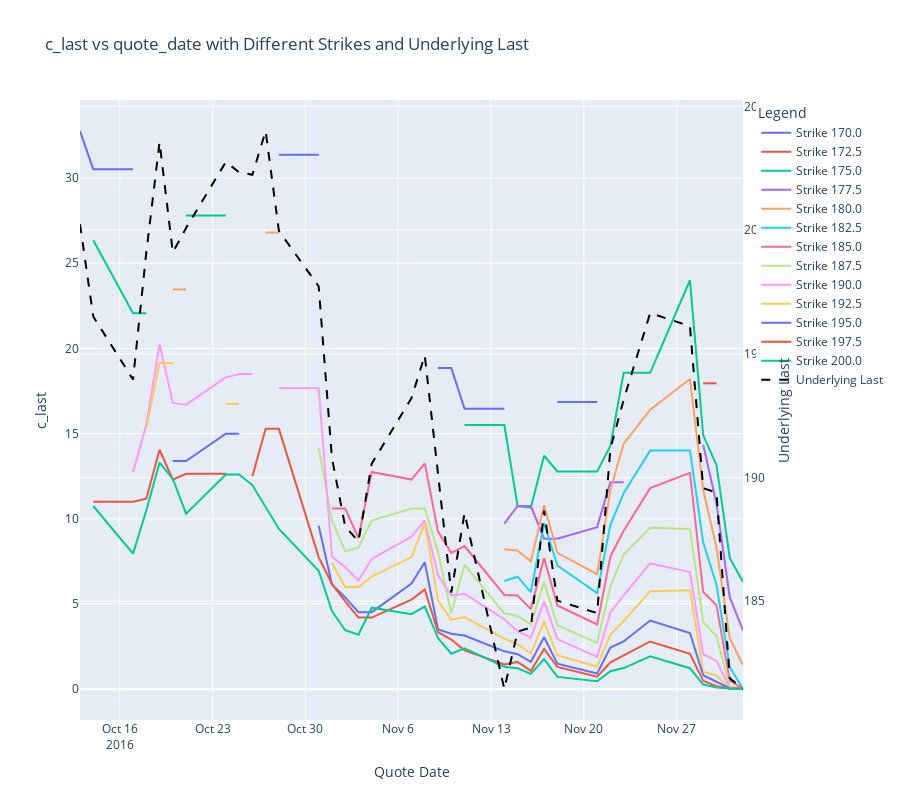

The notebook cell saved with this chart:
### Code cell
import plotly.graph_objects as go

# 篩選出特定條件的資料
# filtered = df[(df['[EXPIRE_DATE]'] == '2016-12-02') & (df['[STRIKE_DISTANCE]'] < 10)]
filtered = df[(df["[EXPIRE_DATE]"] == "2016-12-02")]

# 初始化一個 plotly 圖形物件
fig = go.Figure()

# 對每一個 strike 畫線
for strike, group in filtered.groupby("[STRIKE]"):
    if 170 <= strike <= 200:
        fig.add_trace(
            go.Scatter(
                x=group["quote_date"],
                y=group["c_last"],
                mode="lines",
                name=f"Strike {strike}",
            )
        )

# 加上 UNDERLYING_LAST vs quote_date 的線，使用第二個 y 軸
fig.add_trace(
    go.Scatter(
        x=filtered["quote_date"],
        y=filtered["[UNDERLYING_LAST]"],
        mode="lines",
        name="Underlying Last",
        line=dict(color="black", dash="dash"),
        yaxis="y2",
    )
)

# 更新圖表的佈局來新增第二個 y 軸
fig.update_layout(
    title="c_last vs quote_date with Different Strikes and Underlying Last",
    xaxis_title="Quote Date",
    yaxis=dict(
        title="c_last",
    ),
    yaxis2=dict(title="Underlying Last", overlaying="y", side="right"),
    legend_title="Legend",
    height=800,
)

# 顯示圖表
fig.show()
